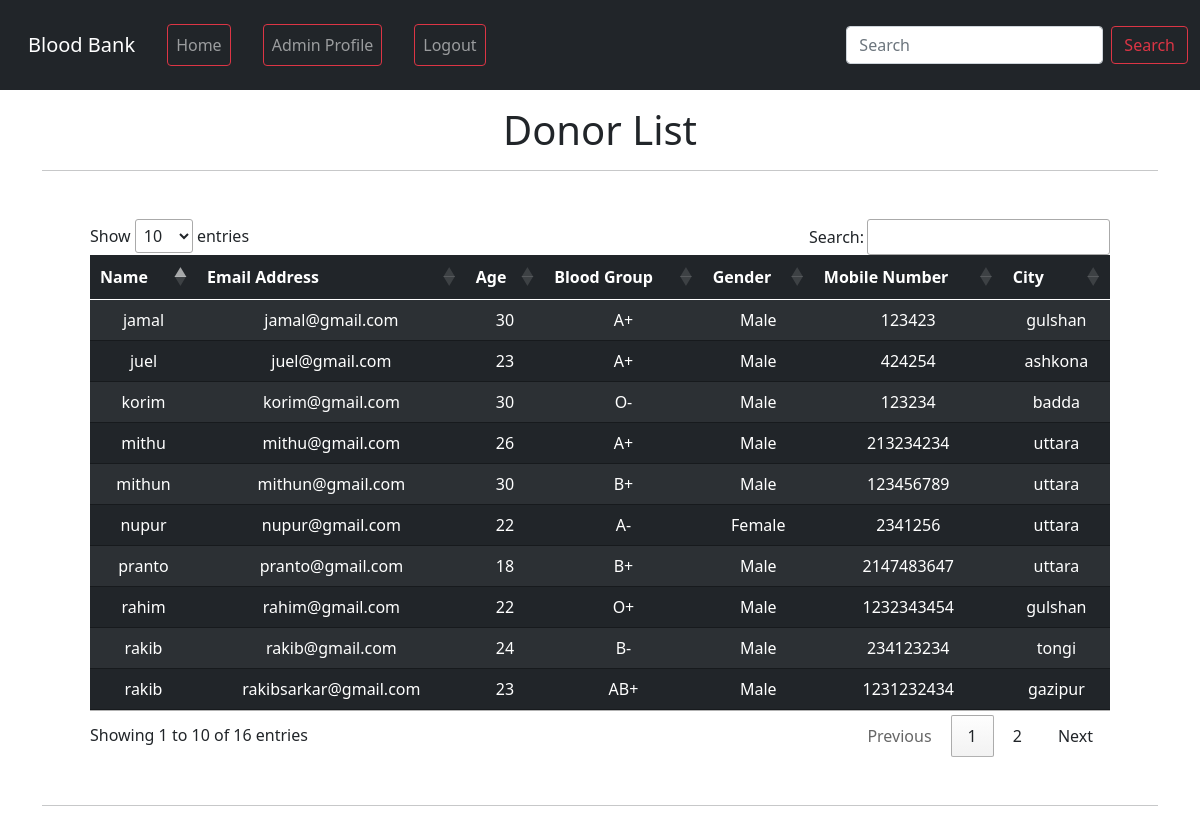
The page /bb/donor-list.php (signed in) on the database its author committed.
### bb/donor-list.php (the view, shortened to what this page needs)
<?php
require 'db.php';
?>
<!doctype html>
<html lang="en">
<head>
  <link href="https://cdn.jsdelivr.net/npm/bootstrap@5.0.2/dist/css/bootstrap.min.css" rel="stylesheet">
  <link rel="stylesheet" href="//cdn.datatables.net/1.10.20/css/jquery.dataTables.min.css">
</head>
<body>
  <?php require 'navbar.php' ?>
  <div class="container mt-3">
    <h1 class="text-center">Donor List</h1>
    <hr>
    <div class="m-5">
      <table class="table table-dark table-striped table-hover text-center" id="table">
        <thead>
          <tr>
            <th scope="col">Name</th>
            <th scope="col">Email Address</th>
            <th scope="col">Age</th>
            <th scope="col">Blood Group</th>
            <th scope="col">Gender</th>
            <th scope="col">Mobile Number</th>
            <th scope="col">City</th>
          </tr>
        </thead>
        <tbody>
          <?php
          $sql = "SELECT * FROM `donor-reg` ORDER BY `name`";
          $result = mysqli_query($conn, $sql);
          while ($row = mysqli_fetch_assoc($result)) {
            $dateOfBirth = $row['birthday'];
            $today = date("Y-m-d");
            $diff = date_diff(date_create($dateOfBirth), date_create($today));
            echo " <tr>
            <td>" . $row['name'] . "</td>
            <td>" . $row['email'] . "</td>
            <td>" . $diff->format('%y') . "</td>
            <td>" . $row['bloodgroup'] . "</td>
            <td>" . $row['gender'] . "</td>
            <td>" . $row['mobilenumber'] . "</td>
            <td>" . $row['city'] . "</td>
            </tr>";
          }
          ?>
        </tbody>
      </table>
    </div>
    <hr>
  </div>
</body>
</html>

### rows shown on the page
donor-reg: name "jamal", email "jamal@gmail.com", birthday "30", bloodgroup "A+", gender "Male", mobilenumber "123423", city "gulshan"
donor-reg: name "juel", email "juel@gmail.com", birthday "23", bloodgroup "A+", gender "Male", mobilenumber "424254", city "ashkona"
donor-reg: name "korim", email "korim@gmail.com", birthday "30", bloodgroup "O-", gender "Male", mobilenumber "123234", city "badda"
donor-reg: name "mithu", email "mithu@gmail.com", birthday "26", bloodgroup "A+", gender "Male", mobilenumber "213234234", city "uttara"
donor-reg: name "mithun", email "mithun@gmail.com", birthday "30", bloodgroup "B+", gender "Male", mobilenumber "123456789", city "uttara"
donor-reg: name "nupur", email "nupur@gmail.com", birthday "22", bloodgroup "A-", gender "Female", mobilenumber "2341256", city "uttara"
donor-reg: name "pranto", email "pranto@gmail.com", birthday "18", bloodgroup "B+", gender "Male", mobilenumber "2147483647", city "uttara"
donor-reg: name "rahim", email "rahim@gmail.com", birthday "22", bloodgroup "O+", gender "Male", mobilenumber "1232343454", city "gulshan"
donor-reg: name "rakib", email "rakib@gmail.com", birthday "24", bloodgroup "B-", gender "Male", mobilenumber "234123234", city "tongi"
donor-reg: name "rakib", email "rakibsarkar@gmail.com", birthday "23", bloodgroup "AB+", gender "Male", mobilenumber "1231232434", city "gazipur"
